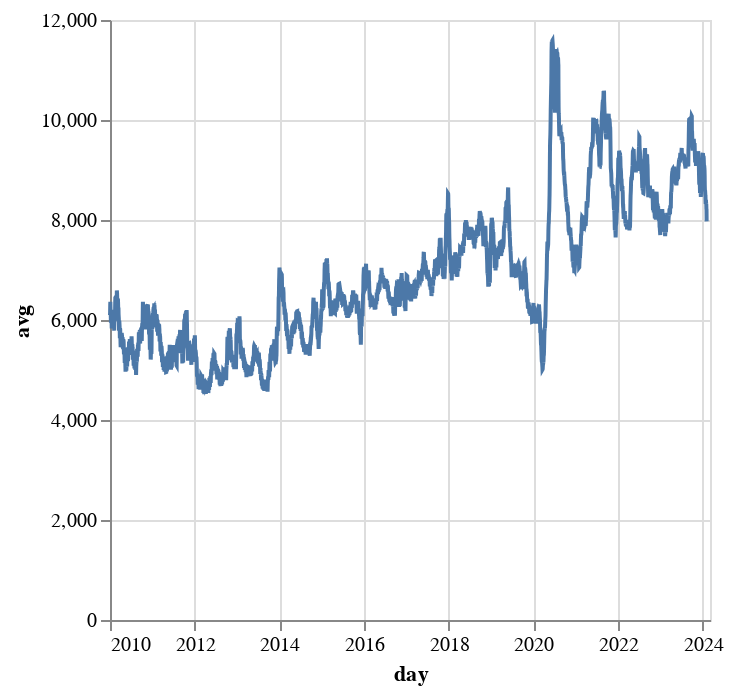

The cell this chart's notebook holds for it:
### Code cell
alt.Chart(df).mark_line().encode(
    x='day',
    y='avg'
)

### Figure 1 — Vega specification as saved in the notebook (floating-point values rounded to 4 significant figures; data arrays with more than 128 entries replaced by an {"elided": "..."} marker saying what was removed)
{"$schema": "https://vega.github.io/schema/vega/v5.json", "data": [{"name": "source_0", "values": {"elided": "5177 records"}, "transform": [{"type": "formula", "expr": "toDate(datum['day'])", "as": "day"}]}, {"name": "source_0_y_domain_avg", "values": [{"min": 4517.0, "max": 11590.0}]}], "marks": [{"type": "line", "name": "marks", "from": {"data": "source_0"}, "sort": {"field": "datum[\"day\"]"}, "encode": {"update": {"x": {"field": "day", "scale": "x"}, "y": {"field": "avg", "scale": "y"}, "defined": {"signal": "isValid(datum[\"day\"]) && isFinite(+datum[\"day\"]) && isValid(datum[\"avg\"]) && isFinite(+datum[\"avg\"])"}, "stroke": {"value": "#4c78a8"}, "description": {"signal": "\"day: \" + (timeFormat(datum[\"day\"], '%b %d, %Y')) + \"; avg: \" + (format(datum[\"avg\"], \"\"))"}}}, "style": ["line"]}], "scales": [{"name": "x", "type": "time", "domain": {"data": "source_0", "field": "day"}, "range": [0, {"signal": "width"}]}, {"name": "y", "type": "linear", "domain": [{"signal": "(data(\"source_0_y_domain_avg\")[0] || {}).min"}, {"signal": "(data(\"source_0_y_domain_avg\")[0] || {}).max"}], "range": [{"signal": "height"}, 0], "nice": true, "zero": true}], "axes": [{"scale": "x", "minExtent": 0, "gridScale": "y", "domain": false, "maxExtent": 0, "grid": true, "tickCount": {"signal": "ceil(width/40)"}, "zindex": 0, "labels": false, "aria": false, "ticks": false, "orient": "bottom"}, {"scale": "y", "labels": false, "gridScale": "x", "maxExtent": 0, "orient": "left", "minExtent": 0, "grid": true, "zindex": 0, "ticks": false, "domain": false, "aria": false, "tickCount": {"signal": "ceil(height/40)"}}, {"scale": "x", "labelOverlap": true, "grid": false, "labelFlush": true, "orient": "bottom", "tickCount": {"signal": "ceil(width/40)"}, "title": "day", "zindex": 0}, {"scale": "y", "labelOverlap": true, "title": "avg", "grid": false, "tickCount": {"signal": "ceil(height/40)"}, "zindex": 0, "orient": "left"}], "width": 300, "background": "white", "padding": 5, "height": 300, "style": "cell"}
